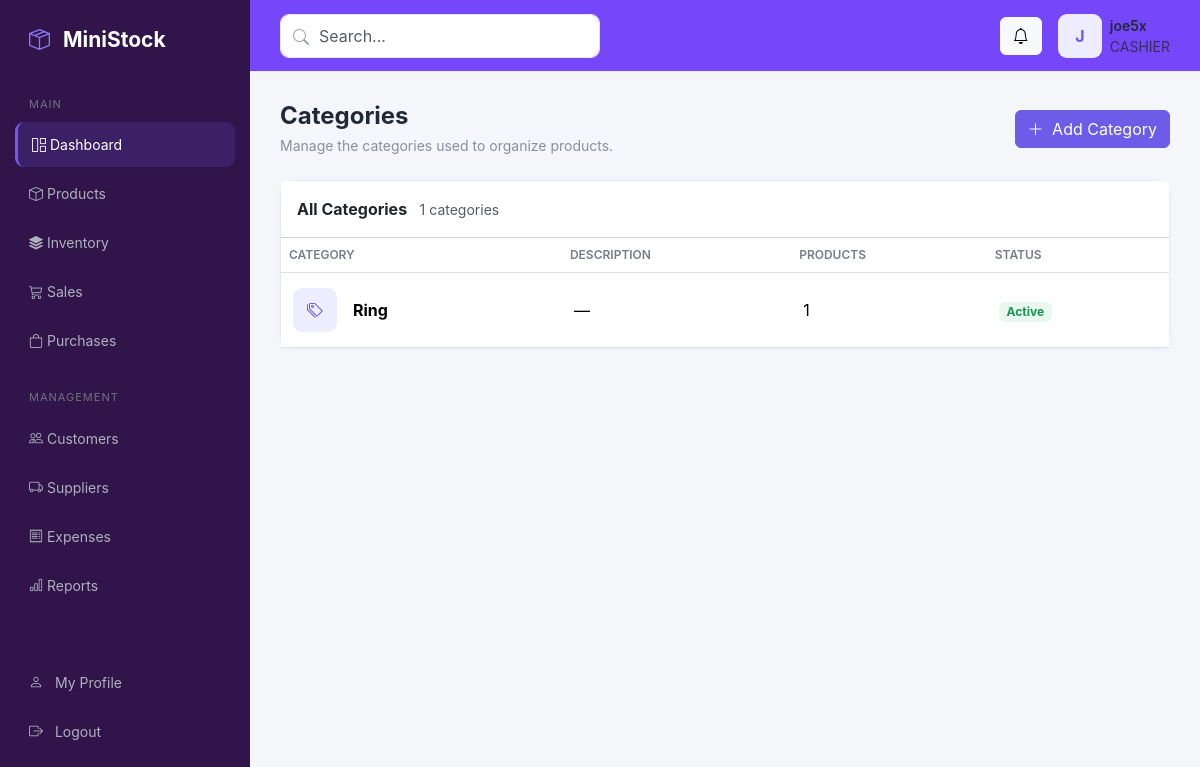
The app's page /products/categories/ (signed in) with its own data.
### accounts/models.py (models this page shows, shortened)
class User(AbstractUser):
    class Role(models.TextChoices):
        ADMIN = "ADMIN", "Administrator"
        MANAGER = "MANAGER", "Manager"
        CASHIER = "CASHIER", "Cashier"
        STOREKEEPER = "STOREKEEPER", "Storekeeper"
    role = models.CharField(
        max_length=20,
        choices=Role.choices,
        default=Role.CASHIER,
    )
    phone = models.CharField(
        max_length=30,
        blank=True,
    )

### products/models.py (models this page shows, shortened)
class Category(models.Model):
    name = models.CharField(max_length=100, unique=True)
    description = models.TextField(blank=True)
    is_active = models.BooleanField(default=True)
    created_at = models.DateTimeField(auto_now_add=True)
    updated_at = models.DateTimeField(auto_now=True)
    class Meta:
        ordering = ["name"]
        verbose_name_plural = "Categories"

### products/views.py (the view)
@login_required
def category_list(request):
    categories = Category.objects.all()
    return render(
        request,
        "products/category_list.html",
        {
            "categories": categories,
        },
    )

### templates/products/category_list.html (shortened to what this page needs)
{% extends "base.html" %}
{% block content %}
<div class="d-flex justify-content-between align-items-center mb-4">
    <div>
        <h4 class="page-title mb-1">Categories</h4>
        <p class="page-subtitle mb-0">
            Manage the categories used to organize products.
        </p>
    </div>
    <a href="{% url 'products:category_create' %}"
       class="btn btn-primary">
        <i class="bi bi-plus-lg me-1"></i> Add Category
    </a>
</div>
<div class="card">
    <div class="card-header bg-white py-3">
        <strong>All Categories</strong>
        <span class="text-muted small ms-2">
            {{ categories|length }} categories
        </span>
    </div>
    <div class="table-responsive">
        <table class="table align-middle">
            <thead>
                <tr>
                    <th>Category</th>
                    <th>Description</th>
                    <th>Products</th>
                    <th>Status</th>
                </tr>
            </thead>
            <tbody>
                {% for category in categories %}
                <tr>
                    <td>
                        <div class="d-flex align-items-center gap-3">
                            <div class="avatar-placeholder">
                                <i class="bi bi-tags"></i>
                            </div>
                            <strong>{{ category.name }}</strong>
                        </div>
                    </td>
                    <td>{{ category.description|default:"—"|truncatechars:60 }}</td>
                    <td>{{ category.products.count }}</td>
                    <td>
                        {% if category.is_active %}
                            <span class="badge badge-soft-success">Active</span>
                        {% else %}
                            <span class="badge badge-soft-warning">Inactive</span>
                        {% endif %}
                    </td>
                </tr>
                {% endfor %}
            </tbody>
        </table>
    </div>
</div>
{% endblock %}

### templates/base.html (shortened to what this page needs)
{% load static %}
<!DOCTYPE html>
<html lang="en">
<head>
    <link
        href="https://cdn.jsdelivr.net/npm/bootstrap@5.3.3/dist/css/bootstrap.min.css"
        rel="stylesheet"
    >
    <link
        href="https://cdn.jsdelivr.net/npm/bootstrap-icons@1.11.3/font/bootstrap-icons.css"
        rel="stylesheet"
    >
</head>
<body>
<aside class="sidebar">
    <div class="brand">
        <i class="bi bi-box-seam"></i>
        <span>MiniStock</span>
    </div>
    <div class="nav-title">Main</div>
    <a href="{% url 'dashboard:dashboard_home' %}" class="nav-link active">
        <i class="bi bi-grid-1x2"></i>
        <span>Dashboard</span>
    </a>
    <a href="{% url 'products:product_list' %}" class="nav-link">
        <i class="bi bi-box"></i>
        <span>Products</span>
    </a>
    <a href="{% url 'inventory:movement_list' %}" class="nav-link">
        <i class="bi bi-stack"></i>
        <span>Inventory</span>
    </a>
    <a href="{% url 'sales:sale_list' %}" class="nav-link">
        <i class="bi bi-cart3"></i>
        <span>Sales</span>
    </a>
    <a href="{% url 'documents:purchase_list' %}" class="nav-link">
        <i class="bi bi-bag"></i>
        <span>Purchases</span>
    </a>
    <div class="nav-title mt-3">Management</div>
    <a href="{% url 'customers:customer_list' %}" class="nav-link">
        <i class="bi bi-people"></i>
        <span>Customers</span>
    </a>
    <a href="{% url 'suppliers:supplier_list' %}" class="nav-link">
        <i class="bi bi-truck"></i>
        <span>Suppliers</span>
    </a>
    <a href="#" class="nav-link">
        <i class="bi bi-receipt"></i>
        <span>Expenses</span>
    </a>
    <a href="#" class="nav-link">
        <i class="bi bi-bar-chart"></i>
        <span>Reports</span>
    </a>
    <div class="pt-5">
        <a href="{% url 'accounts:profile' %}"
        class="nav-link">
        <i class="bi bi-person me-2"></i>
        My Profile
    </a>
    <form method="post" action="{% url 'accounts:logout' %}">
    <button type="submit" class="nav-link">
        <i class="bi bi-box-arrow-right me-2"></i>
        Logout
    </button>
</form>
</div>
<div class="pt-5 nav-link"></div>
</aside>
<div class="main">
    <header class="topbar">
        <div class="search-box">
            <i class="bi bi-search"></i>
            <input
                type="text"
                class="form-control"
                placeholder="Search..."
            >
        </div>
        <div class="d-flex align-items-center gap-3">
            <button class="btn btn-light">
                <i class="bi bi-bell"></i>
            </button>
            <div class="d-flex align-items-center gap-2">
                <div class="avatar-placeholder">
                    {{ request.user.username|first|upper }}
                </div>
                <div class="d-none d-md-block">
                    <div class="fw-semibold small">
                        {{ request.user.get_full_name|default:request.user.username }}
                    </div>
                    <div class="text-muted small">
                        {{ request.user.role|default:"User" }}
                    </div>
                </div>
            </div>
        </div>
    </header>
    <main class="content">
        {% block content %}
        {% endblock %}
    </main>
</div>
</body>
</html>

### templates/base.html (style rules this page uses)
:root { --primary: #6c5ce7; --primary-dark: #5849c5; --sidebar: #311449; --background: #f5f6fa; --card: #ffffff; --text: #1f2937; --muted: #8a8f9c; --border: #e7e9ef; }
* { box-sizing: border-box; }
body { margin: 0; background: var(--background); color: var(--text); font-family: Inter, -apple-system, BlinkMacSystemFont, "Segoe UI", sans-serif; }
.sidebar { width: 250px; height: 100vh; position: fixed; left: 0; top: 0; background: var(--sidebar); color: white; padding: 24px 15px; z-index: 1000; }
.brand { font-size: 21px; font-weight: 700; padding: 0 14px 30px; }
.brand i { color: #8b7cf8; margin-right: 8px; }
.nav-title { color: #6f7480; font-size: 11px; text-transform: uppercase; letter-spacing: 1px; padding: 10px 14px; }
.sidebar .nav-link { color: #aeb2bd; padding: 12px 14px; border-radius: 9px; margin-bottom: 4px; font-size: 14px; }
.sidebar .nav-link i { width: 25px; }
.sidebar .nav-link:hover, .sidebar .nav-link.active { color: white; background: rgba(108, 92, 231, .18); }
.sidebar .nav-link.active { border-left: 3px solid var(--primary); }
.main { margin-left: 250px; min-height: 100vh; }
.topbar { height: 72px; background: rgb(118, 70, 250); border-bottom: 1px solid var(--border); display: flex; align-items: center; justify-content: space-between; padding: 0 30px; }
.search-box { width: 320px; position: relative; }
.search-box i { position: absolute; left: 13px; top: 11px; color: #9ca3af; }
.search-box input { padding-left: 38px; border: 1px solid var(--border); border-radius: 9px; height: 40px; }
.content { padding: 30px; }
.page-title { font-size: 24px; font-weight: 700; }
.page-subtitle { color: var(--muted); font-size: 14px; }
.card { border: 1px solid var(--border); border-radius: 14px; box-shadow: 0 2px 10px rgba(0, 0, 0, .025); }
.btn-primary { background: var(--primary); border-color: var(--primary); }
.table { margin-bottom: 0; }
.table th { color: #777d89; font-size: 12px; font-weight: 600; text-transform: uppercase; white-space: nowrap; }
.table td { vertical-align: middle; padding: 15px 12px; }
.avatar-placeholder { width: 44px; height: 44px; border-radius: 9px; background: #eeecff; color: var(--primary); display: flex; align-items: center; justify-content: center; font-weight: 700; }
.badge-soft-success { background: #e8f8ef; color: #1b9250; }
.form-control, .form-select { min-height: 44px; border-color: #dfe2e8; border-radius: 8px; }

### records on screen
User: user.username|first "J", user.get_full_name "joe5x", user.role "CASHIER"
Category: name "Ring", description "—", products.count "1", is_active "Active"

### other values on screen
{{ categories|length }} "1"
